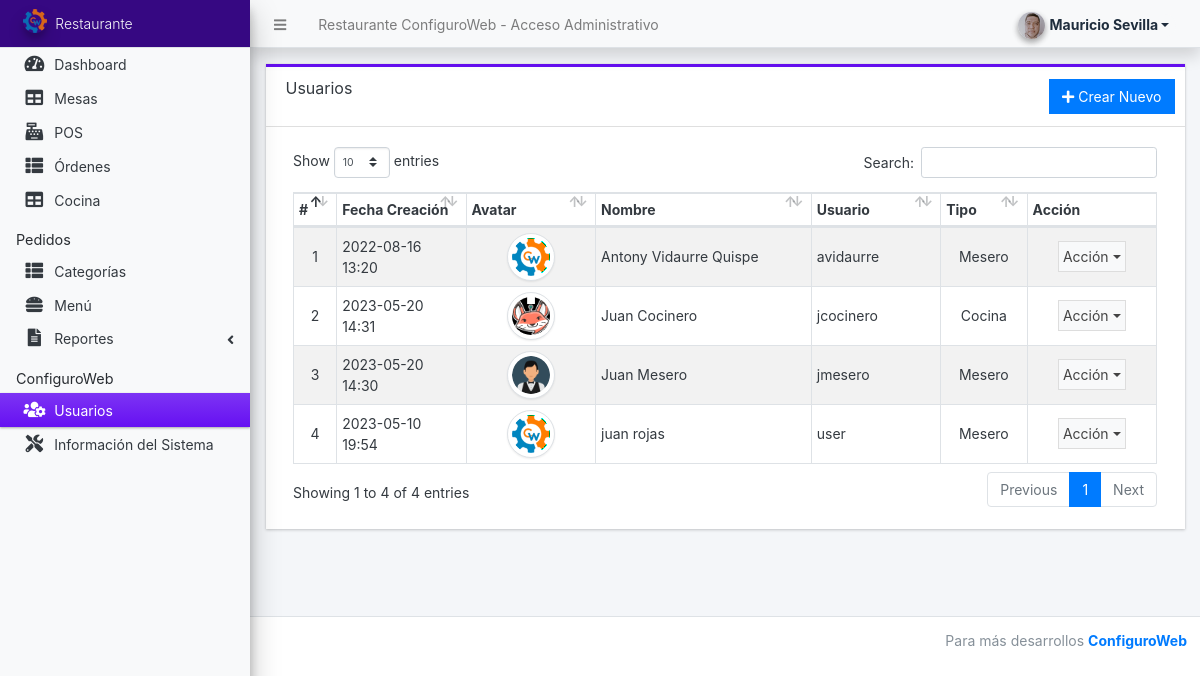
Page /admin/?page=user/list (signed in) on the committed database.
### tables this page shows
CREATE TABLE `users` (
  `id` int(50) NOT NULL,
  `firstname` varchar(250) NOT NULL,
  `middlename` text DEFAULT NULL,
  `lastname` varchar(250) NOT NULL,
  `username` text NOT NULL,
  `password` text NOT NULL,
  `avatar` text DEFAULT NULL,
  `last_login` datetime DEFAULT NULL,
  `type` tinyint(1) NOT NULL DEFAULT 0,
  `date_added` datetime NOT NULL DEFAULT current_timestamp(),
  `date_updated` datetime DEFAULT current_timestamp() ON UPDATE current_timestamp()
);

### config.php (called while the page is built, shortened)
<?php
require_once('classes/DBConnection.php');
require_once('classes/SystemSettings.php');
function validate_image($file)
{
    global $_settings;
    if (!empty($file)) {
        $ex = explode("?", $file);
        $file = $ex[0];
        $ts = isset($ex[1]) ? "?" . $ex[1] : '';
        if (is_file(base_app . $file)) {
            return base_url . $file . $ts;
        } else {
            return base_url . ($_settings->info('logo'));
        }
    } else {
        return base_url . ($_settings->info('logo'));
    }
}
function isMobileDevice()
{
    $aMobileUA = array(
        '/iphone/i' => 'iPhone',
        '/ipod/i' => 'iPod',
        '/ipad/i' => 'iPad',
        '/android/i' => 'Android',
        '/blackberry/i' => 'BlackBerry',
        '/webos/i' => 'Mobile'
    );
    return false;
}

### classes/DBConnection.php (called while the page is built, shortened)
<?php
class DBConnection{
    private $host = DB_SERVER;
    private $username = DB_USERNAME;
    private $password = DB_PASSWORD;
    private $database = DB_NAME;
    public $conn;
    public function __construct(){
        if (!isset($this->conn)) {
            $this->conn = new mysqli($this->host, $this->username, $this->password, $this->database);
        }
    }
}
?>

### classes/SystemSettings.php (called while the page is built, shortened)
<?php
class SystemSettings extends DBConnection{
	function userdata($field = ''){
		if(!empty($field)){
			if(isset($_SESSION['userdata'][$field]))
				return $_SESSION['userdata'][$field];
			else
				return null;
		}else{
			return false;
		}
	}
	function info($field=''){
		if(!empty($field)){
			if(isset($_SESSION['system_info'][$field]))
				return $_SESSION['system_info'][$field];
			else
				return false;
		}else{
			return false;
		}
	}
}
$_settings = new SystemSettings();
?>

### admin/user/list.php (the view, shortened to what this page needs)
<div class="card card-outline rounded-0 card-indigo">
    <div class="card-header">
        <h3 class="card-title">Usuarios</h3>
        <div class="card-tools">
            <a href="./?page=user/manage_user" id="create_new" class="btn btn-flat btn-primary"><span class="fas fa-plus"></span> Crear Nuevo</a>
        </div>
    </div>
    <div class="card-body">
        <div class="container-fluid">
            <table class="table table-hover table-striped table-bordered" id="list">
                <colgroup>
                    <col width="5%">
                    <col width="15%">
                    <col width="15%">
                    <col width="25%">
                    <col width="15%">
                    <col width="10%">
                    <col width="15%">
                </colgroup>
                <thead>
                    <tr>
                        <th>#</th>
                        <th>Fecha Creación</th>
                        <th>Avatar</th>
                        <th>Nombre</th>
                        <th>Usuario</th>
                        <th>Tipo</th>
                        <th>Acción</th>
                    </tr>
                </thead>
                <tbody>
                    <?php
                    $i = 1;
                    $qry = $conn->query("SELECT *, concat(firstname,' ', coalesce(concat(middlename,' '), '') , lastname) as `name` from `users` where id != '{$_settings->userdata('id')}' order by concat(firstname,' ', lastname) asc ");
                    while ($row = $qry->fetch_assoc()) :
                    ?>
                        <tr>
                            <td class="text-center"><?php echo $i++; ?></td>
                            <td><?php echo date("Y-m-d H:i", strtotime($row['date_updated'])) ?></td>
                            <td class="text-center">
                                <img src="<?= validate_image($row['avatar']) ?>" alt="" class="img-thumbnail rounded-circle user-avatar">
                            </td>
                            <td><?php echo $row['name'] ?></td>
                            <td><?php echo $row['username'] ?></td>
                            <td class="text-center">
                                <?php if ($row['type'] == 1) : ?>
                                    Administrador
                                <?php elseif ($row['type'] == 2) : ?>
                                    Mesero
                                <?php elseif ($row['type'] == 3) : ?>
                                    Cocina
                                <?php else : ?>
                                    N/A
                                <?php endif; ?>
                            </td>
                            <td align="center">
                                <button type="button" class="btn btn-flat p-1 btn-default btn-sm dropdown-toggle dropdown-icon" data-toggle="dropdown">
                                    Acción
                                </button>
                            </td>
                        </tr>
                    <?php endwhile; ?>
                </tbody>
            </table>
        </div>
    </div>
</div>

### admin/index.php (shortened to what this page needs)
<?php require_once('../config.php'); ?>
<!DOCTYPE html>
<html lang="en" class="" style="height: auto;">
<?php require_once('inc/header.php') ?>
<body class="sidebar-mini layout-fixed control-sidebar-slide-open layout-navbar-fixed sidebar-mini-md sidebar-mini-xs text-sm" data-new-gr-c-s-check-loaded="14.991.0" data-gr-ext-installed="" style="height: auto;">
  <div class="wrapper">
    <?php require_once('inc/topBarNav.php') ?>
    <?php require_once('inc/navigation.php') ?>
    <?php $page = isset($_GET['page']) ? $_GET['page'] : 'home';  ?>
    <div class="content-wrapper  pt-3" style="min-height: 567.854px;">
      <section class="content  text-dark">
        <div class="container-fluid">
          <?php
          if (!file_exists($page . ".php") && !is_dir($page)) {
            include '404.html';
          } else {
            if (is_dir($page))
              include $page . '/index.php';
            else
              include $page . '.php';
          }
          ?>
        </div>
      </section>
    </div>
    <?php require_once('inc/footer.php') ?>
</body>
</html>

### admin/inc/header.php (shortened to what this page needs)
<head>
  <link rel="stylesheet" href="<?php echo base_url ?>plugins/fontawesome-free/css/all.min.css">
  <link rel="stylesheet" href="<?php echo base_url ?>plugins/tempusdominus-bootstrap-4/css/tempusdominus-bootstrap-4.min.css">
  <link rel="stylesheet" href="<?php echo base_url ?>plugins/datatables-bs4/css/dataTables.bootstrap4.min.css">
  <link rel="stylesheet" href="<?php echo base_url ?>plugins/datatables-responsive/css/responsive.bootstrap4.min.css">
  <link rel="stylesheet" href="<?php echo base_url ?>plugins/datatables-buttons/css/buttons.bootstrap4.min.css">
  <link rel="stylesheet" href="<?php echo base_url ?>plugins/select2/css/select2.min.css">
  <link rel="stylesheet" href="<?php echo base_url ?>plugins/select2-bootstrap4-theme/select2-bootstrap4.min.css">
  <link rel="stylesheet" href="<?php echo base_url ?>plugins/icheck-bootstrap/icheck-bootstrap.min.css">
  <link rel="stylesheet" href="<?php echo base_url ?>plugins/jqvmap/jqvmap.min.css">
  <link rel="stylesheet" href="<?php echo base_url ?>dist/css/adminlte.css">
  <link rel="stylesheet" href="<?php echo base_url ?>dist/css/custom.css">
  <link rel="stylesheet" href="<?php echo base_url ?>plugins/overlayScrollbars/css/OverlayScrollbars.min.css">
  <link rel="stylesheet" href="<?php echo base_url ?>plugins/daterangepicker/daterangepicker.css">
  <link rel="stylesheet" href="<?php echo base_url ?>plugins/summernote/summernote-bs4.min.css">
  <link rel="stylesheet" href="<?php echo base_url ?>plugins/sweetalert2-theme-bootstrap-4/bootstrap-4.min.css">
</head>

### admin/inc/topBarNav.php (shortened to what this page needs)
<nav class="main-header navbar navbar-expand navbar-light shadow text-sm">
  <ul class="navbar-nav">
    <li class="nav-item">
      <a class="nav-link" data-widget="pushmenu" href="#" role="button"><i class="fas fa-bars"></i></a>
    </li>
    <li class="nav-item d-none d-sm-inline-block">
      <a href="<?php echo base_url ?>" class="nav-link"><?php echo (!isMobileDevice()) ? $_settings->info('name') : $_settings->info('short_name'); ?> - Acceso Administrativo</a>
    </li>
  </ul>
  <ul class="navbar-nav ml-auto">
    <li class="nav-item">
      <div class="btn-group nav-link">
        <button type="button" class="btn btn-rounded badge badge-light dropdown-toggle dropdown-icon" data-toggle="dropdown">
          <span><img src="<?php echo validate_image($_settings->userdata('avatar')) ?>" class="img-circle elevation-2 user-img" alt="User Image"></span>
          <span class="ml-3"><?php echo ucwords($_settings->userdata('firstname') . ' ' . $_settings->userdata('lastname')) ?></span>
        </button>
      </div>
    </li>
  </ul>
</nav>

### admin/inc/navigation.php (shortened to what this page needs)
<aside class="main-sidebar sidebar-light-indigo navbar-light elevation-4 sidebar-no-expand">
  <a href="<?php echo base_url ?>admin" class="brand-link bg-indigo text-sm">
    <img src="<?php echo validate_image($_settings->info('logo')) ?>" alt="Store Logo" class="brand-image img-circle elevation-3" style="opacity: .8;width: 1.5rem;height: 1.5rem;max-height: unset">
    <span class="brand-text font-weight-light text-light"><?php echo $_settings->info('short_name') ?></span>
  </a>
  <div class="sidebar os-host os-theme-light os-host-overflow os-host-overflow-y os-host-resize-disabled os-host-transition os-host-scrollbar-horizontal-hidden">
    <div class="os-content-glue" style="margin: 0px -8px; width: 249px; height: 646px;"></div>
    <div class="os-padding">
      <div class="os-viewport os-viewport-native-scrollbars-invisible" style="overflow-y: scroll;">
        <div class="os-content" style="padding: 0px 8px; height: 100%; width: 100%;">
          <nav class="mt-1">
            <ul class="nav nav-pills nav-sidebar flex-column text-sm nav-compact nav-flat nav-child-indent nav-collapse-hide-child" data-widget="treeview" role="menu" data-accordion="false">
              <li class="nav-item dropdown">
                <a href="./" class="nav-link nav-home">
                  <i class="nav-icon fas fa-tachometer-alt"></i>
                  <p>
                    Dashboard
                  </p>
                </a>
              </li>
              <?php if ($_settings->userdata('type') != 3) : ?>
                <li class="nav-item dropdown">
                  <a href="./?page=table" class="nav-link nav-table">
                    <i class="nav-icon fas fa-table"></i>
                    <p>
                      Mesas
                    </p>
                  </a>
                </li>
                <li class="nav-item dropdown">
                  <a href="./?page=sales/manage_sale" class="nav-link nav-sales_manage_sale">
                    <i class="nav-icon fas fa-cash-register"></i>
                    <p>
                      POS
                    </p>
                  </a>
                </li>
                <li class="nav-item dropdown">
                  <a href="./?page=orders" class="nav-link nav-orders">
                    <i class="nav-icon fas fa-th-list"></i>
                    <p>
                      Órdenes
                    </p>
                  </a>
                </li>
              <?php endif; ?>
              <?php if ($_settings->userdata('type') != 2) : ?>
                <li class="nav-item dropdown">
                  <a href="./?page=kitchen" class="nav-link nav-kitchen">
                    <i class="nav-icon fas fa-table"></i>
                    <p>
                      Cocina
                    </p>
                  </a>
                </li>
              <?php endif; ?>
              <?php if ($_settings->userdata('type') == 1) : ?>
                <li class="nav-header">Pedidos</li>
                <li class="nav-item dropdown">
                  <a href="./?page=categories" class="nav-link nav-categories">
                    <i class="nav-icon fas fa-th-list"></i>
                    <p>
                      Categorías
                    </p>
                  </a>
                </li>
                <li class="nav-item dropdown">
                  <a href="./?page=menus" class="nav-link nav-menus">
                    <i class="nav-icon fas fa-hamburger"></i>
                    <p>
                      Menú
                    </p>
                  </a>
                </li>
                <li class="nav-item">
                  <a href="#" class="nav-link">
                    <i class="nav-icon fas fa-file-alt"></i>
                    <p>
                      Reportes
                      <i class="right fas fa-angle-left"></i>
                    </p>
                  </a>
                </li>
                <li class="nav-header">ConfiguroWeb</li>
                <li class="nav-item dropdown">
                  <a href="<?php echo base_url ?>admin/?page=user/list" class="nav-link nav-user_list">
                    <i class="nav-icon fas fa-users-cog"></i>
                    <p>
                      Usuarios
                    </p>
                  </a>
                </li>
                <li class="nav-item dropdown">
                  <a href="<?php echo base_url ?>admin/?page=system_info" class="nav-link nav-system_info">
                    <i class="nav-icon fas fa-tools"></i>
                    <p>
                      Información del Sistema
                    </p>
                  </a>
                </li>
              <?php endif; ?>
            </ul>
          </nav>
        </div>
      </div>
    </div>
  </div>
</aside>

### admin/inc/footer.php (shortened to what this page needs)
<footer class="main-footer text-sm">
  <div class="float-right d-none d-sm-inline-block">
    Para más desarrollos <b><a href="https://www.configuroweb.com/46-aplicaciones-gratuitas-en-php-python-y-javascript/#Aplicaciones-gratuitas-en-PHP,-Python-y-Javascript" target="blank">ConfiguroWeb</a></b>
  </div>
</footer>
</div>

### admin/inc/topBarNav.php (style rules this page uses)
.user-img { position: absolute; height: 27px; width: 27px; object-fit: cover; left: -7%; top: -12%; }
.btn-rounded { border-radius: 50px; }

### admin/inc/navigation.php (style rules this page uses)
.sidebar a.nav-link.active { color: #fff !important }

### admin/user/list.php (style rules this page uses)
.user-avatar { width: 3rem; height: 3rem; object-fit: scale-down; object-position: center center; }

### rows in the picture
users: date_updated "2022-08-16 13:20", name "Antony Vidaurre Quispe", username "avidaurre", type "Mesero"
users: date_updated "2023-05-20 14:31", avatar (picture), name "Juan Cocinero", username "jcocinero", type "Cocina"
users: date_updated "2023-05-20 14:30", avatar (picture), name "Juan Mesero", username "jmesero", type "Mesero"
users: date_updated "2023-05-10 19:54", name "juan rojas", username "user", type "Mesero"

### other values in the picture
$_settings->info('name') "Restaurante ConfiguroWeb"
$_settings->info('short_name') "Restaurante"
